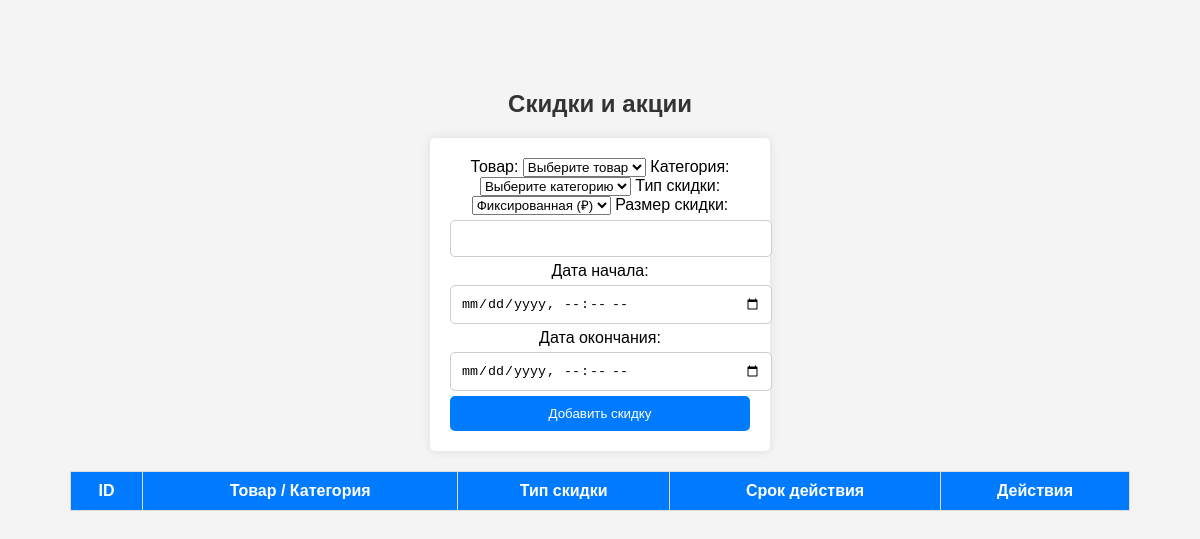
The page /admin/discounts.php (signed in) on the database as committed earlier.
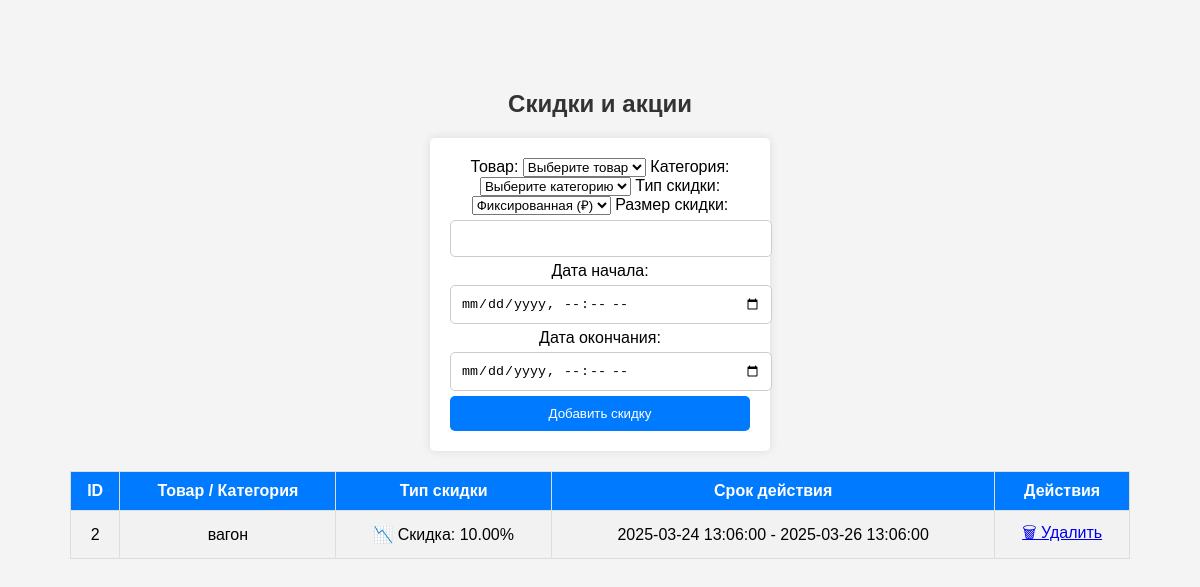
The same page on the database as committed later.
### tables this page shows
CREATE TABLE `discounts` (
  `id` int(11) NOT NULL AUTO_INCREMENT,
  `product_id` int(11) DEFAULT NULL,
  `category_id` int(11) DEFAULT NULL,
  `discount_type` enum('fixed','percentage') NOT NULL,
  `discount_value` decimal(10,2) NOT NULL,
  `start_date` datetime DEFAULT NULL,
  `end_date` datetime DEFAULT NULL,
  PRIMARY KEY (`id`),
  KEY `product_id` (`product_id`),
  KEY `category_id` (`category_id`),
  CONSTRAINT `discounts_ibfk_1` FOREIGN KEY (`product_id`) REFERENCES `products` (`id`) ON DELETE CASCADE,
  CONSTRAINT `discounts_ibfk_2` FOREIGN KEY (`category_id`) REFERENCES `categories` (`id`) ON DELETE CASCADE
);

CREATE TABLE `products` (
  `id` int(11) NOT NULL AUTO_INCREMENT,
  `name` varchar(255) NOT NULL,
  `description` text DEFAULT NULL,
  `price` decimal(10,2) NOT NULL,
  `image` varchar(255) DEFAULT NULL,
  `category` varchar(100) DEFAULT NULL,
  `stock` int(11) DEFAULT 0,
  `created_at` timestamp NOT NULL DEFAULT current_timestamp(),
  `category_id` int(11) NOT NULL,
  `images` text DEFAULT NULL,
  `sku` varchar(50) NOT NULL,
  `subcategory` varchar(100) NOT NULL,
  `size` varchar(50) NOT NULL,
  `material` varchar(100) NOT NULL,
  `status` tinyint(1) NOT NULL DEFAULT 1,
  `slug` varchar(255) NOT NULL,
  `seo_title` varchar(255) DEFAULT NULL,
  `seo_description` text DEFAULT NULL,
  `seo_keywords` varchar(255) DEFAULT NULL,
  PRIMARY KEY (`id`),
  UNIQUE KEY `slug` (`slug`)
);

### admin/discounts.php (the view, shortened to what this page needs)
<?php
require_once '../database/db.php';
$discounts = $conn->query("SELECT d.*, p.name AS product_name, c.name AS category_name
                           FROM discounts d
                           LEFT JOIN products p ON d.product_id = p.id
                           LEFT JOIN categories c ON d.category_id = c.id
                           ORDER BY d.end_date DESC")->fetchAll(PDO::FETCH_ASSOC);
?>
<!DOCTYPE html>
<html lang="ru">
<head>
    <link rel="stylesheet" href="styles.css">
</head>
<body>
<h2>Скидки и акции</h2>
<form method="POST" action="add_discount.php">
    <label>Товар:</label>
    <select name="product_id">
        <option value="">Выберите товар</option>
    </select>
    <label>Категория:</label>
    <select name="category_id">
        <option value="">Выберите категорию</option>
    </select>
    <label>Тип скидки:</label>
    <select name="discount_type" required>
        <option value="fixed">Фиксированная (₽)</option>
    </select>
    <label>Размер скидки:</label>
    <input type="number" step="0.01" name="discount_value" required>
    <label>Дата начала:</label>
    <input type="datetime-local" name="start_date">
    <label>Дата окончания:</label>
    <input type="datetime-local" name="end_date">
    <button type="submit">Добавить скидку</button>
</form>
<table border="1">
    <tr>
        <th>ID</th>
        <th>Товар / Категория</th>
        <th>Тип скидки</th>
        <th>Срок действия</th>
        <th>Действия</th>
    </tr>
    <?php foreach ($discounts as $d): ?>
    <tr>
        <td><?= $d['id']; ?></td>
        <td><?= $d['product_name'] ?? $d['category_name'] ?? 'Все товары'; ?></td>
        <td>
    <?php if ($d['discount_type'] == 'fixed'): ?>
        💵 Скидка: <?= "₽ " . number_format($d['discount_value'], 2, '.', ''); ?>
    <?php elseif ($d['discount_type'] == 'percentage'): ?>
        📉 Скидка: <?= $d['discount_value'] . "%"; ?>
    <?php else: ?>
        ❌ Ошибка: нет данных
    <?php endif; ?>
</td>
        <td><?= $d['start_date'] ? $d['start_date'] . ' - ' . $d['end_date'] : 'Бессрочная'; ?></td>
        <td>
            <a href="delete_discount.php?id=<?= $d['id']; ?>" onclick="return confirm('Удалить скидку?');">🗑 Удалить</a>
        </td>
    </tr>
    <?php endforeach; ?>
</table>
</body>
</html>

Rows that differ between the two databases and show on the page:
added discounts: id "2", product.name "вагон", discount_value "10.00", start_date "2025-03-24 13:06:00", end_date "2025-03-26 13:06:00"
